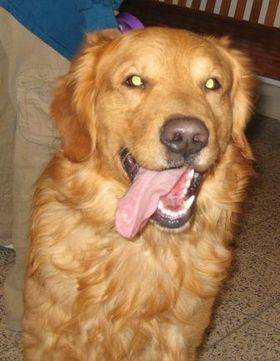
#> input picture Lab05/puppy_ex1.png, 280 x 361 px
$ jupyter execute Lab05.ipynb
#> lines starting #> are read from the running program, lines starting #| are printed output that depends on the picture; after the words box and inside, x2 and y2 are one past the last pixel; in counts of white or black regions, pixels touching at a corner belong together
[cell 1]
import cv2
import matplotlib.pyplot as plt

[cell 2]
import cv2
import matplotlib.pyplot as plt

[cell 3]
import numpy as np
import cv2
from matplotlib import pyplot as plt

[cell 4]
img = cv2.imread('puppy_ex1.png',0)
#> img: shape (361, 280); min 6, max 255, mean 126.7
img_float32 = np.float32(img)

[cell 5]
dft = cv2.dft(img_float32, flags = cv2.DFT_COMPLEX_OUTPUT)
dft_shift = np.fft.fftshift(dft)

[cell 6]
dft = cv2.dft(img_float32, flags = cv2.DFT_COMPLEX_OUTPUT)
dft_shift = np.fft.fftshift(dft)

[cell 7]
magnitude_spectrum = 20*np.log(cv2.magnitude(dft_shift[:,:,0],dft_shift[:,:,1]))
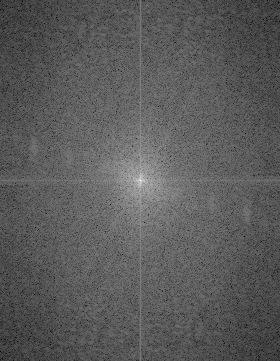
#> magnitude_spectrum: shape (361, 280) float32; min 49.21, max 327.3, mean 148.6; drawn with min black and max white

[cell 8]
plt.subplot(121), plt.imshow(img, cmap = 'gray')
plt.title('Imput Image'), plt.xticks([]), plt.yticks([])

plt.subplot(122), plt.imshow(magnitude_spectrum, cmap = 'gray')
plt.title('Magnitude Spectrum'), plt.xticks([]), plt.yticks([])

plt.show()

[cell 9]
import matplotlib.pyplot as plt
import numpy as np
from skimage.data import gravel
from skimage.filters import difference_of_gaussians, window
from scipy.fft import fftn, fftshift

image = gravel()
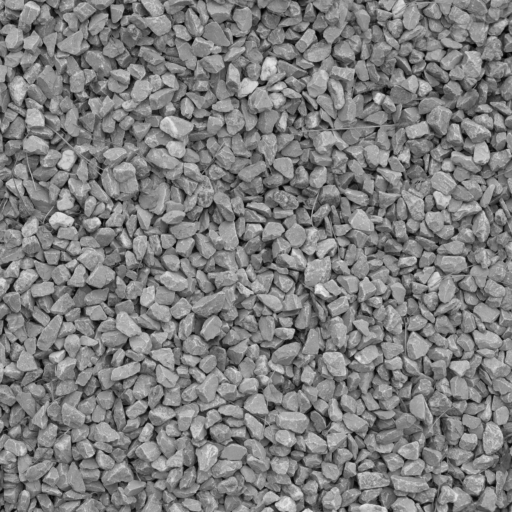
#> input picture skimage.data.gravel(), 512 x 512 px
#> image is the input picture: shape (512, 512); min 0, max 237, mean 126.5
wimage = image * window('hann', image.shape)  # window image to improve FFT
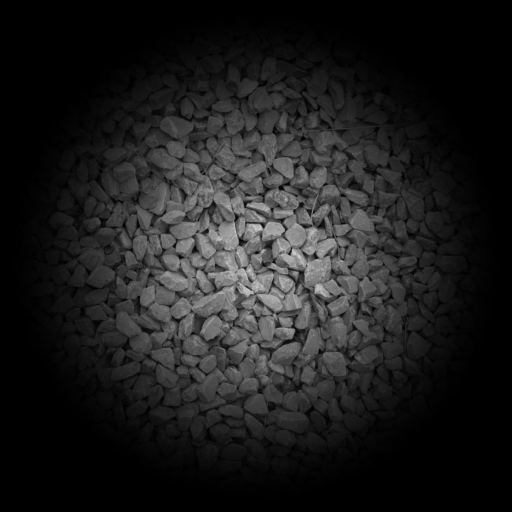
#> wimage: shape (512, 512) float64; min 0, max 212.5, mean 29.7

filtered_image = difference_of_gaussians(image, 1, 12)
filtered_wimage = filtered_image * window('hann', image.shape)
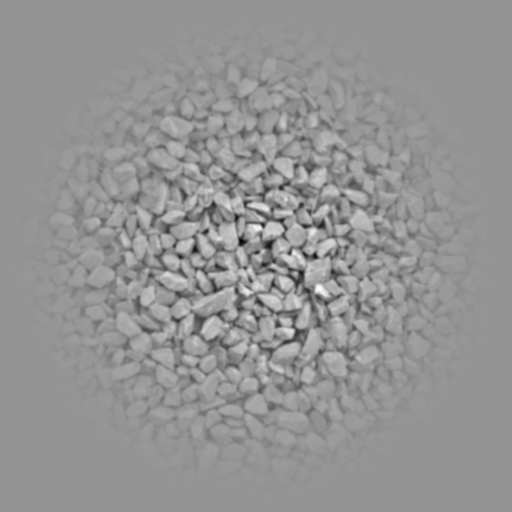
#> filtered_wimage: shape (512, 512) float64; min -0.415, max 0.298, mean 7.04e-06; drawn with min black and max white

im_f_mag = fftshift(np.abs(fftn(wimage)))
fim_f_mag = fftshift(np.abs(fftn(filtered_wimage)))
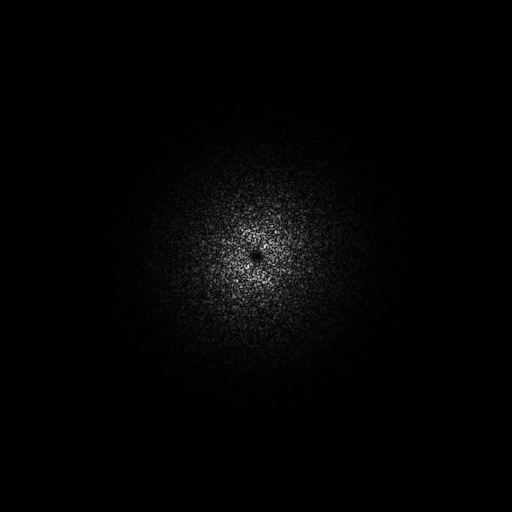
#> fim_f_mag: shape (512, 512) float64; min 1.36e-06, max 454, mean 6.4; drawn with min black and max white

fig, ax = plt.subplots(nrows=2, ncols=2, figsize=(8, 8))

ax[0, 0].imshow(image, cmap='gray')
ax[0, 0].set_title('Original Image')

ax[0, 1].imshow(np.log(im_f_mag), cmap='magma')
ax[0, 1].set_title('Original FFT Magnitude (log)')

ax[1, 0].imshow(filtered_image, cmap='gray')
ax[1, 0].set_title('Filtered Image')

ax[1, 1].imshow(np.log(fim_f_mag), cmap='magma')
ax[1, 1].set_title('Filtered FFT Magnitude (log)')

plt.show()
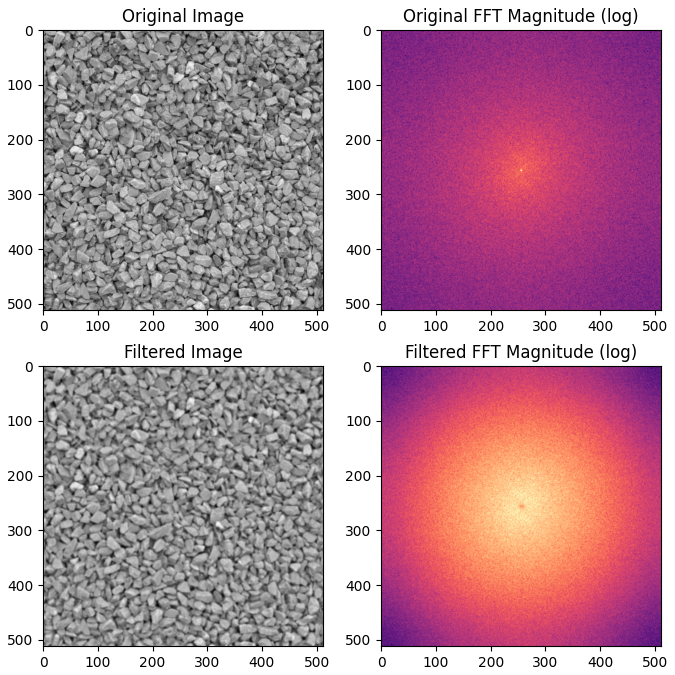
#> figure drawn by matplotlib, 4 panels

[cell 10]
import cv2
import numpy as np
from IPython.display import Image

[cell 11]
def detect_corner(image_path, blockSize=2, ksize=3, k=0.04, threshold=0.01):

#> called with image_path = 'cat.jpg', blockSize = 2, ksize = 5, k = 0.04, threshold = 0.005
    img = cv2.imread(image_path)
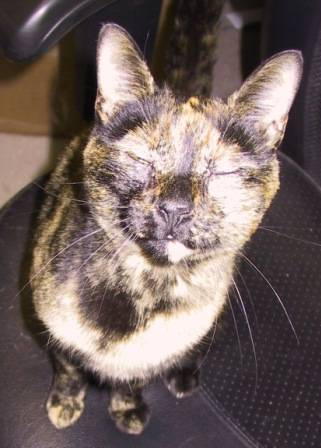
#> input picture Lab05/cat.jpg, 321 x 448 px
#> img is the input picture: shape (448, 321, 3); mean B, G, R 94.7, 98.7, 114.1

    gray = cv2.cvtColor(img, cv2.COLOR_BGR2GRAY)
    gray = np.float32(gray)

    dst = cv2.cornerHarris(gray, blockSize, ksize, k)

    #result is dilated for marking the corners, not important
    dst = cv2.dilate(dst, None)

    # Threshold for an optimal value, it may vary depending on the image.
    img[dst>threshold*dst.max()]=[0, 0, 255]
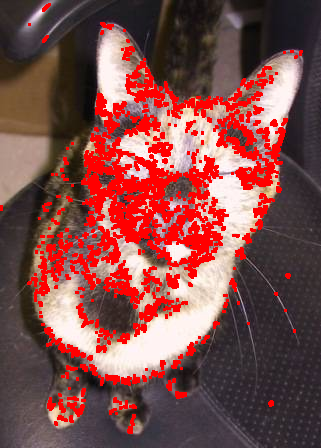
#> img: shape (448, 321, 3); 16.08% of pixels changed, all inside (x1, y1, x2, y2) = (0, 3, 303, 434)

    cv2.imwrite('example.jpg',img)

    return img

[cell 12]
out_path = detect_corner('cat.jpg', blockSize=2, ksize=5, k=0.04, threshold=0.005)
Image(out_path)

[cell 13]
import numpy as np
import cv2
from matplotlib import pyplot as plt

[cell 14]
img = cv2.imread('example.jpg')
plt.imshow(img[:,:,::-1])

[cell 15]
gray = cv2.cvtColor(img,cv2.COLOR_BGR2GRAY)
gray = np.float32(gray)

dst = cv2.cornerHarris(gray,2,3,0.04)

dst = cv2.dilate(dst,None)
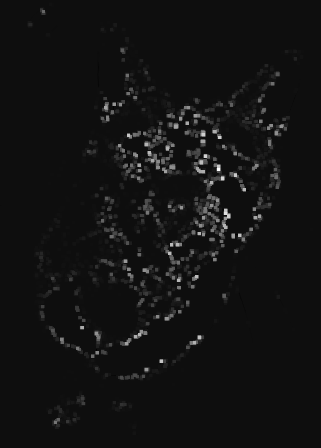
#> dst: shape (448, 321) float32; min -4578772, max 76631928, mean 1402671.9; drawn with min black and max white

img[dst>0.01*dst.max()] = [0,0,225]
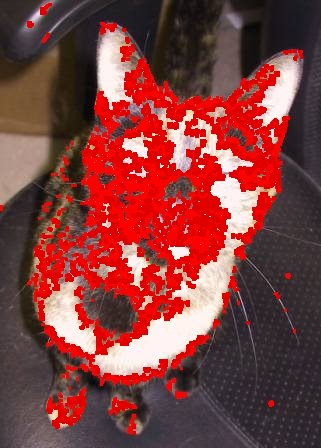
#> img: shape (448, 321, 3); mean B, G, R 62.1, 63.9, 128.8

plt.imshow(img[:,:,::-1])
